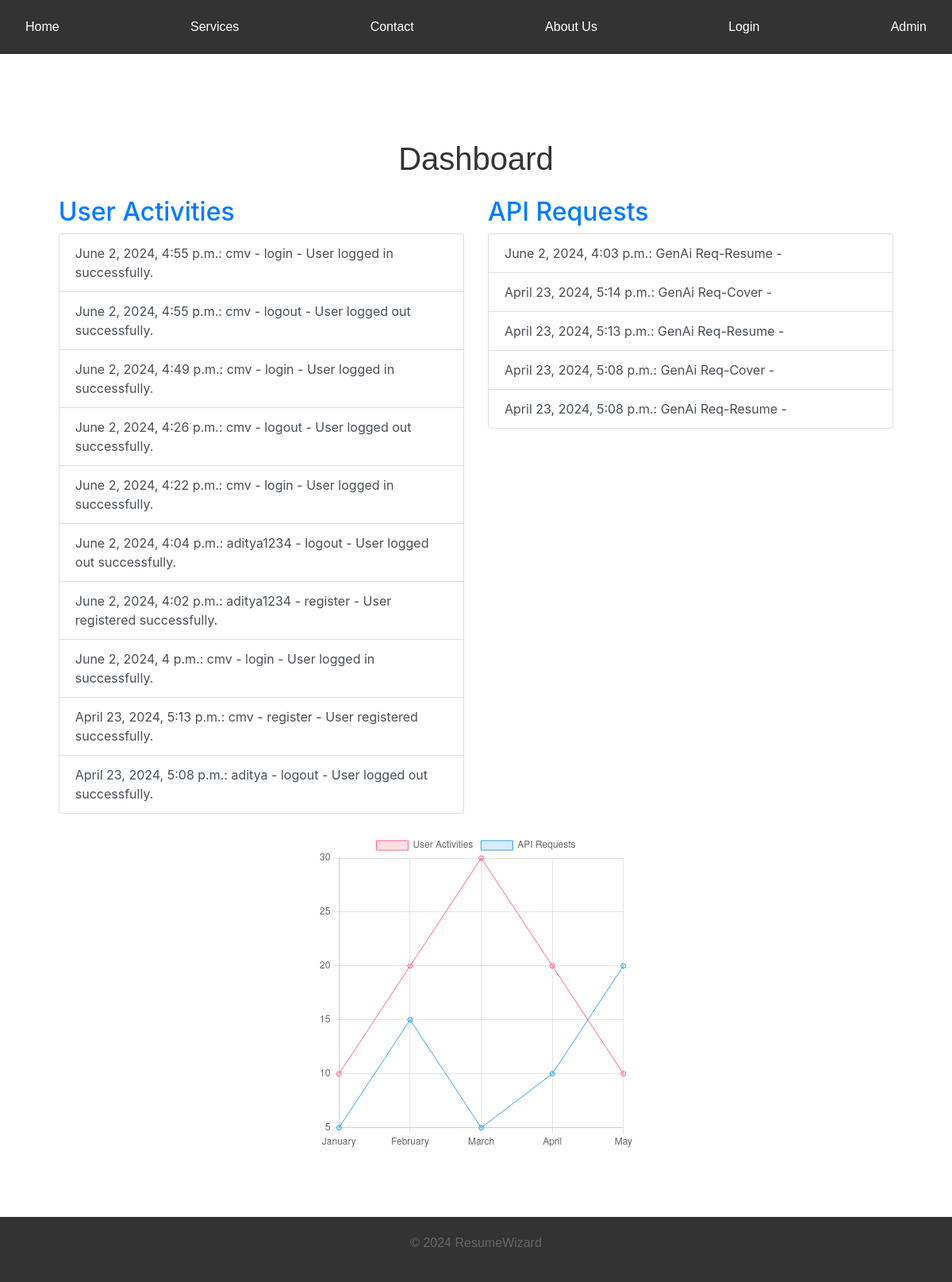
/dashboard/, run on the app's committed database.
### gptchecker/models.py (models this page shows, shortened)
class UserActivityLog(models.Model):
    user = models.ForeignKey(User, on_delete=models.CASCADE)
    activity_type = models.CharField(max_length=255)
    timestamp = models.DateTimeField(default=timezone.now)
    details = models.TextField()
    class Meta:
        verbose_name = 'User Activity Log'
        verbose_name_plural = 'User Activity Logs'

class APIRequestLog(models.Model):
    user = models.ForeignKey(User, on_delete=models.CASCADE)
    timestamp = models.DateTimeField(auto_now_add=True)
    request_type = models.CharField(max_length=100)  # Could be 'resume' or 'cover letter' etc.

### gptchecker/views.py (the view)
# urls.py: path('dashboard/', views.dashboard_view, name='dashboard'),
def dashboard_view(request):
    user_logs = UserActivityLog.objects.all().order_by('-timestamp')[:10]  # Get the latest 10 logs
    api_logs = APIRequestLog.objects.all().order_by('-timestamp')[:10]
    return render(request, 'gptchecker/dashboard.html', {'user_logs': user_logs, 'api_logs': api_logs})

### gptchecker/templates/gptchecker/dashboard.html (shortened to what this page needs)
{% extends 'gptchecker/base.html' %}
{% block extra_head %}
    {% load static %}
    <link rel="stylesheet" type="text/css" href="{% static 'gptchecker/dashboard.css' %}" />
{% endblock %}
{% block content %}
<head>
</head>
<main>
    <link rel="stylesheet" href="https://stackpath.bootstrapcdn.com/bootstrap/4.5.2/css/bootstrap.min.css">
    <div class="container mt-5">
        <h1 class="mb-4">Dashboard</h1>
        <div class="row">
            <div class="col-md-6">
                <h2>User Activities</h2>
                <div class="list-group">
                    {% for log in user_logs %}
                    <a href="#" class="list-group-item list-group-item-action">
                        {{ log.timestamp }}: {{ log.user }} - {{ log.activity_type }} - {{ log.details }}
                    </a>
                    {% empty %}
                    <div class="alert alert-warning" role="alert">
                        No recent user activities.
                    </div>
                    {% endfor %}
                </div>
            </div>
            <div class="col-md-6">
                <h2>API Requests</h2>
                <div class="list-group">
                    {% for log in api_logs %}
                    <a href="#" class="list-group-item list-group-item-action">
                        {{ log.timestamp }}: {{ log.request_type }} - {{ log.details }}
                    </a>
                    {% empty %}
                    <div class="alert alert-warning" role="alert">
                        No recent API requests.
                    </div>
                    {% endfor %}
                </div>
            </div>
        </div>
        <div class="my-4">
            <canvas id="activityChart" width="400" height="400"></canvas>
        </div>
    </div>
    <script>
        var ctx = document.getElementById('activityChart').getContext('2d');
        var activityChart = new Chart(ctx, {
            type: 'line', // Type of chart: line chart
            data: {
                labels: ['January', 'February', 'March', 'April', 'May'], // Example labels
                datasets: [{
                    label: 'User Activities',
                    data: [10, 20, 30, 20, 10], // Example data
                    backgroundColor: 'rgba(255, 99, 132, 0.2)',
                    borderColor: 'rgba(255, 99, 132, 1)',
                    borderWidth: 1
                }, {
                    label: 'API Requests',
                    data: [5, 15, 5, 10, 20], // Example data
                    backgroundColor: 'rgba(54, 162, 235, 0.2)',
                    borderColor: 'rgba(54, 162, 235, 1)',
                    borderWidth: 1
                }]
            },
            options: {
                scales: {
                    yAxes: [{
                        ticks: {
                            beginAtZero: true
                        }
                    }]
                }
            }
        });
    </script>
</main>
<footer>
    <p>&copy; 2024 ResumeWizard</p>
</footer>
{% endblock %}

### gptchecker/templates/gptchecker/base.html (shortened to what this page needs)
<!DOCTYPE html>
<html lang="en">
<head>
    {% load static %}
    <link rel="stylesheet" type="text/css" href="{% static 'gptchecker/home.css' %}" />
    <link rel="stylesheet" type="text/css" href="{% static 'gptchecker/services.css' %}" />
    <link rel="stylesheet" type="text/css" href="{% static 'gptchecker/contact.css' %}" />
    <link rel="stylesheet" type="text/css" href="{% static 'gptchecker/about.css' %}" />
    <link rel="stylesheet" type="text/css" href="{% static 'gptchecker/login.css' %}" />
    <link rel="stylesheet" type="text/css" href="{% static 'gptchecker/admin_login.css' %}" />
    <link rel="stylesheet" type="text/css" href="{% static 'gptchecker/document_view.css' %}" />
    <link rel="stylesheet" type="text/css" href="{% static 'gptchecker/register.css' %}" />
    <link rel="stylesheet" type="text/css" href="{% static 'gptchecker/user_dashboard.css' %}">
    {% block extra_head %}{% endblock %}
</head>
<body>
    <div class="navbar">
        <a {% block home_class %}{% endblock %} href="{% url 'home' %}">Home</a>
        <a {% block services_class %}{% endblock %} href="{% url 'services' %}">Services</a>
        <a {% block contact_class %}{% endblock %} href="{% url 'contact' %}">Contact</a>
        <a {% block about_class %}{% endblock %} href="{% url 'about' %}">About Us</a>
        {% if request.user.is_authenticated %}
            <a href="{% url 'logout' %}" class="logout-link">Logout</a>
            <a href="{% url 'document_view' %}" class="logout-link">Upload PDF</a>
        {% else %}
            <a {% block login_class %}{% endblock %} href="{% url 'login' %}">Login</a>
        {% endif %}
        <a {% block admin_login_class %}{% endblock %} href="{% url 'admin_login' %}">Admin</a>
    </div>
    <div class="content">
        {% block content %}
        {% endblock %}
    </div>
</body>
</html>

### gptchecker/static/gptchecker/home.css (style rules this page uses)
body { font-family: Arial, sans-serif; margin: 0; padding: 0; background-color: #f4f4f4; }
.navbar { overflow: hidden; background-color: #333; font-family: Arial, sans-serif; }
.navbar a { float: left; font-size: 16px; color: white; text-align: center; padding: 14px 16px; text-decoration: none; }
h1 { text-align: center; color: #333; font-family: 'Arial', sans-serif; }
footer { position: inherit; background-color: #333; color: #f5f5f5; text-align: center; padding: 20px 0; }
main { padding: 0; }
.container { max-width: 800px; margin: 0 auto; display: flex; flex-wrap: wrap; justify-content: center; }
h2 { color: #007bff; font-size: 24px; margin-bottom: 10px; }
p { font-size: 16px; line-height: 1.6; }

### gptchecker/static/gptchecker/services.css (style rules this page uses)
.navbar { background-color: #333; overflow: hidden; display: flex; justify-content: start; }
.navbar a { float: left; display: block; color: white; text-align: center; padding: 14px 20px; text-decoration: none; transition: background-color 0.3s; }
h1 { color: #333; text-align: center; }
p { font-size: 16px; text-align: center; color: #666; }
main { padding: 40px 0; }
h2 { color: #007bff; font-size: 28px; margin-bottom: 20px; }
footer { position: relative; background-color: #333; color: #f5f5f5; text-align: center; padding: 20px 0; }

### gptchecker/static/gptchecker/contact.css (style rules this page uses)
h1 { text-align: center; color: #333; font-family: 'Arial', sans-serif; margin-top: 50px; }
p { text-align: center; font-size: 16px; color: #666; font-family: 'Arial', sans-serif; margin: 10px 0; }
.navbar { overflow: hidden; background-color: #333; font-family: Arial, sans-serif; }
.navbar a { float: left; font-size: 16px; color: white; text-align: center; padding: 14px 16px; text-decoration: none; }
main { padding: 40px 0; }
.container { max-width: 800px; margin: 0 auto; }
h2 { color: #007bff; font-size: 24px; margin-bottom: 20px; }
footer { position: relative; background-color: #333; color: #f5f5f5; text-align: center; padding: 20px 0; }

### gptchecker/static/gptchecker/about.css (style rules this page uses)
h1 { text-align: center; color: #333; font-family: 'Arial', sans-serif; margin-top: 50px; }
p { text-align: center; font-size: 16px; color: #666; font-family: 'Arial', sans-serif; margin-top: 20px; }
main { padding: 40px 0; }
h2 { color: #007bff; font-size: 24px; margin-bottom: 20px; }
footer { position: relative; background-color: #333; color: #f5f5f5; text-align: center; padding: 20px 0; }

### gptchecker/static/gptchecker/login.css (style rules this page uses)
body { font-family: Arial, sans-serif; margin: 0; padding: 0; background-color: #f4f4f4; }
h1 { text-align: center; color: #333; margin-top: 50px; }
footer { position: absolute; left: 0; bottom: 0; width: 100%; background-color: #333; color: #f5f5f5; text-align: center; padding: 20px 0; }

### gptchecker/static/gptchecker/admin_login.css (style rules this page uses)
body { font-family: Arial, sans-serif; margin: 0; padding: 0; background-color: #f4f4f4; }
h1 { text-align: center; color: #333; margin-top: 50px; }
footer { background-color: #333; color: #f5f5f5; text-align: center; padding: 20px 0; }

### gptchecker/static/gptchecker/document_view.css (style rules this page uses)
body { font-family: 'Roboto', sans-serif; margin: 0; padding: 0; background-color: #f9f9f9; color: #333; }
.container { max-width: 1200px; margin: 0 auto; padding: 20px; }
main { padding: 40px 0; }
footer { position: relative; background-color: #333; color: #f5f5f5; text-align: center; padding: 20px 0; }

### gptchecker/static/gptchecker/register.css (style rules this page uses)
h1 { text-align: center; margin-bottom: 30px; }
footer { background-color: #333; color: #f5f5f5; text-align: center; padding: 20px 0; }

### gptchecker/static/gptchecker/user_dashboard.css (style rules this page uses)
footer { position: absolute; background-color: #333; color: #f5f5f5; text-align: center; padding: 20px 0; }

### gptchecker/static/gptchecker/dashboard.css (style rules this page uses)
.navbar { justify-content: left; overflow: hidden; background-color: #333; font-family: Arial, sans-serif; }
.navbar a { float: left; font-size: 16px; color: white; text-align: center; padding: 14px 16px; text-decoration: none; }
footer { position: relative; background-color: #333; color: #f5f5f5; text-align: center; padding: 20px 0; }

### data on the page
UserActivityLog: timestamp "June 2, 2024, 4:55 p.m.", user "cmv", activity_type "login", details "User logged in successfully."
UserActivityLog: timestamp "June 2, 2024, 4:55 p.m.", user "cmv", activity_type "logout", details "User logged out successfully."
UserActivityLog: timestamp "June 2, 2024, 4:49 p.m.", user "cmv", activity_type "login", details "User logged in successfully."
UserActivityLog: timestamp "June 2, 2024, 4:26 p.m.", user "cmv", activity_type "logout", details "User logged out successfully."
UserActivityLog: timestamp "June 2, 2024, 4:22 p.m.", user "cmv", activity_type "login", details "User logged in successfully."
UserActivityLog: timestamp "June 2, 2024, 4:04 p.m.", user "aditya1234", activity_type "logout", details "User logged out successfully."
UserActivityLog: timestamp "June 2, 2024, 4:02 p.m.", user "aditya1234", activity_type "register", details "User registered successfully."
UserActivityLog: timestamp "June 2, 2024, 4 p.m.", user "cmv", activity_type "login", details "User logged in successfully."
UserActivityLog: timestamp "April 23, 2024, 5:13 p.m.", user "cmv", activity_type "register", details "User registered successfully."
UserActivityLog: timestamp "April 23, 2024, 5:08 p.m.", user "aditya", activity_type "logout", details "User logged out successfully."
APIRequestLog: timestamp "June 2, 2024, 4:03 p.m.", request_type "GenAi Req-Resume"
APIRequestLog: timestamp "April 23, 2024, 5:14 p.m.", request_type "GenAi Req-Cover"
APIRequestLog: timestamp "April 23, 2024, 5:13 p.m.", request_type "GenAi Req-Resume"
APIRequestLog: timestamp "April 23, 2024, 5:08 p.m.", request_type "GenAi Req-Cover"
APIRequestLog: timestamp "April 23, 2024, 5:08 p.m.", request_type "GenAi Req-Resume"
